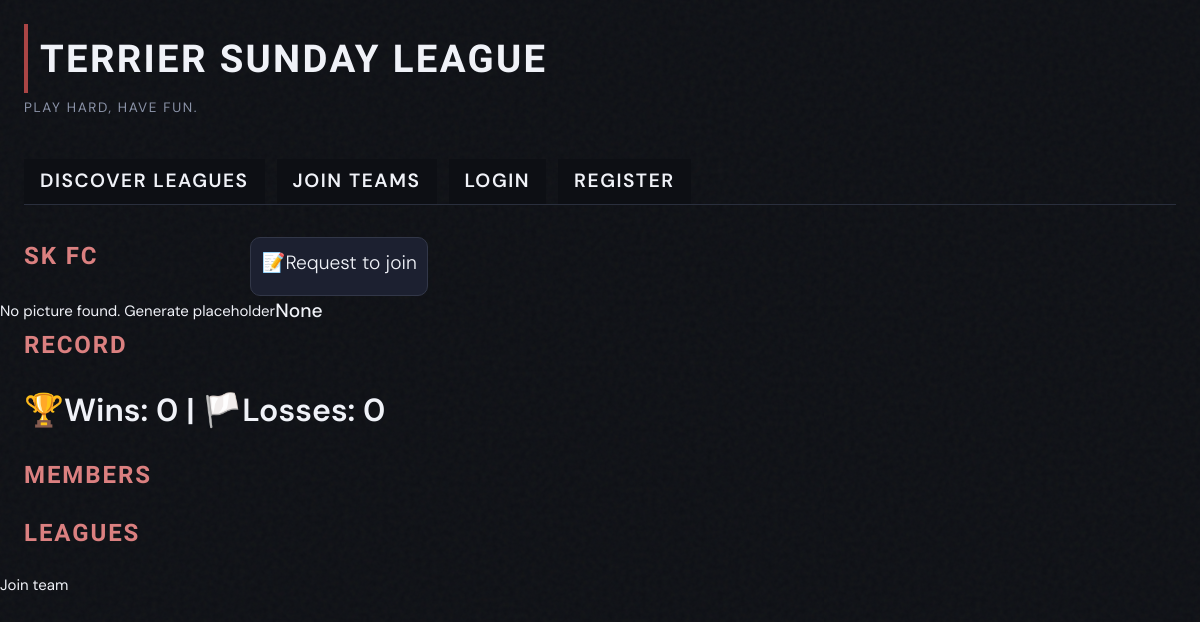
Page /sundayleague/team/15 on the earlier database version.
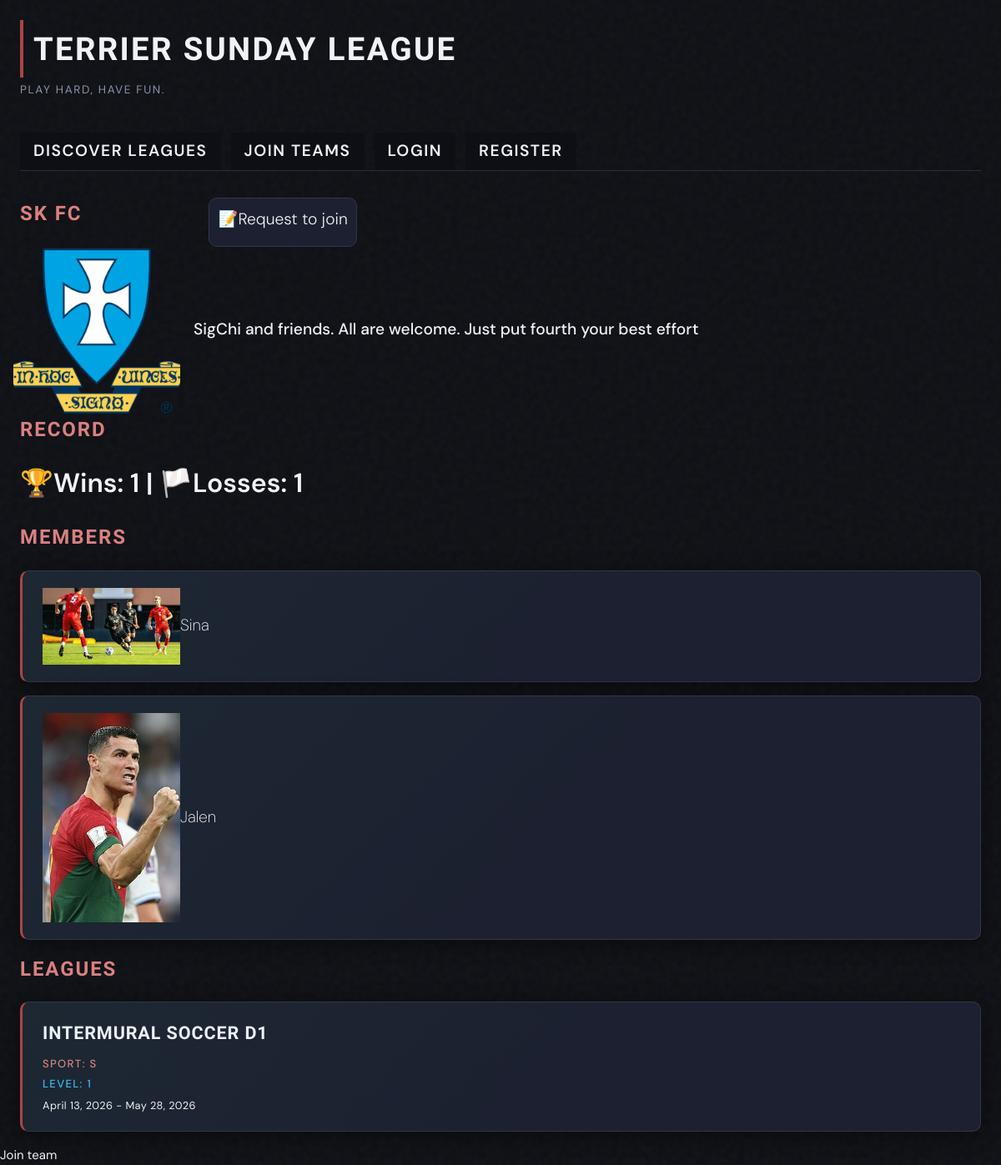
Same page on the later database version.
### SundayLeague/models.py (models this page shows, shortened)
class Team(models.Model):
  team_admin = models.ForeignKey(User, on_delete=models.CASCADE) # Controls team settings and can add new members
  name = models.TextField()
  leagues = models.ManyToManyField(League, related_name="teams")
  picture = models.ImageField(default=None, blank=True, null=True)
  discoverable = models.BooleanField(default=True)
  bio = models.TextField(blank=True, null=True)
  def getTeamMembers(self):
    members = TeamMember.objects.filter(team=self)
    return members
  def getImageUrl(self):
    if self.picture:
      return self.picture.url
    else:
      return ''
  def getWinLosses(self):
    """Takes the list of dictinaries for w/l and grabs the one which belongs to the team calling it"""
    default_dic = {"team": self.name, "wins":0, "losses": 0}
    for league in self.leagues.all():
      wl_dic_list = league.getLeaderboard()
      for item in wl_dic_list:
        if item['team'] == self.name:
          if 'wins' in default_dic and 'losses' in default_dic:
            default_dic['wins'] += item['wins']
            default_dic['losses'] += item['losses']
    return default_dic

class TeamMember(models.Model):
  team = models.ForeignKey(Team, on_delete=models.CASCADE)
  user = models.ForeignKey(User, on_delete=models.CASCADE)
  def getProfile(self):
    profile = SLProfile.objects.get(user=self.user)
    return profile

class SLProfile(models.Model):
  user = models.OneToOneField(User, on_delete=models.CASCADE)
  bio = models.TextField(blank=True)
  profile_picture = models.ImageField()
  def getImageUrl(self):
    if self.profile_picture:
      return self.profile_picture.url
    else:
      return ''

class League(models.Model):
  SPORT_CHOICES = [
        ("BB", "Basketball"),
        ("BM", "Badminton"),
        ("VB", "Volleyball"),
        ("FF", "Flag Football"),
        ("T", "Tennis"),
        ("PP", "Ping Pong"),
        ("S", "Soccer"),
        ("PB", "Pickle Ball"),
        ("SB", "Spike Ball"),
        ("WB", "Wiffle Ball"),
        ("KB", "Kickball"),
    ]
  LEVEL_CHOICES = [
      ("1", "Casual (All, or some team members should be new to this sport)"),
      ("2", "Intermediate (Most team members should be familiar and have experience with this sport)"),
      ("3", "Competitive (Most team members should be familiar and playing to win)"),
  ]
  league_admin = models.ForeignKey(User, on_delete=models.CASCADE) # Controls league settings and can admit teams
  sport_type = models.CharField(blank=False, max_length=2,
                                choices = SPORT_CHOICES
                                )
  is_discoverable = models.BooleanField(default=True)
  max_teams = models.IntegerField(default=10)
  league_name = models.TextField(blank=False, default='Unnamed League')
  season_start = models.DateField()
  season_end = models.DateField()
  level = models.CharField(blank=False, max_length=1,
                           choices=LEVEL_CHOICES)
  bio = models.TextField(blank=True, null=True)
  picture = models.ImageField(blank=True, null=True)
  def getGames(self):
    games = Game.objects.filter(league=self).order_by('time')
    return games
  def getTeams(self):
    return self.teams.all()
  def getLeaderboard(self):
    teams = self.getTeams()
    wins = {}
    losses = {}
    for team in teams:
        wins[team.name] = 0
        losses[team.name] = 0
    games = self.getGames()
    for game in games:
        if game.winner is not None:
            if game.team1.name not in losses:
              losses[game.team1.name] = 0
              wins[game.team1.name] = 0
            if game.team2.name not in losses:
              losses[game.team2.name] = 0
              wins[game.team2.name] = 0
            if game.team1 != game.winner:
                losses[game.team1.name] += 1
                wins[game.team2.name] += 1
            else:
                losses[game.team2.name] += 1
                wins[game.team1.name] += 1
    return [
      {
          "team": team.name,
          "wins": wins[team.name],
          "losses": losses[team.name],
          "pk": team.pk
      }
      for team in teams
    ]

### SundayLeague/views.py (the view)
# urls.py: path('team/<int:pk>', TeamDetail.as_view(), name='detail_team'),
class TeamDetail(DetailView):
  model=Team
  template_name='SundayLeague/detail_team.html'
  context_object_name='team'
  """
  1.Add some logic in models.py to Team to get every TeamMember object associated with a team.
  2. Then we call that function inside the html and for loop thru it

  3. Calculate the team's win/losses through looking at game objects where two teams verse each other. Look at the winner attribute. If they won +1 win, else +1 loss
  """
  def get_context_data(self, **kwargs):
    context = super().get_context_data(**kwargs)
    team = self.object  # already fetched by DetailView
    members = team.getTeamMembers()
    context["members"] = members
    context["record"] = team.getWinLosses()
    user = self.request.user
    context["is_member"] = (
        user.is_authenticated and
        members.filter(user=user).exists()
    )
    return context

### SundayLeague/templates/SundayLeague/detail_team.html (shortened to what this page needs)
{% extends 'SundayLeague/base.html' %}
{% block content %}
  {% if team %}
    <div class="special-row">
    <h2>{{team.name}}</h2>
    {% if not is_member %}
      <div class="admin-toolbar">
          <a href="{% url 'join_team' team.pk %}" class="join-request">📝Request to join</a>
      </div>
    {% endif %}
    </div>
    <div class="game-card-header">
      {% if team.picture %}
        <img src="{{ team.getImageUrl }}" class="team-banner">
      {% else %}
        <p>No picture found. Generate placeholder</p>
      {% endif %}
      <p class="bio">{{team.bio}}</p>
    </div>
  {% endif %}
  <div >
  <h2>Record</h2>
  {% if record %}
    <p class="size-2">🏆Wins: {{record.wins}} | 🏳️Losses: {{record.losses}} </p>
  {% endif %}
  </div>
  <h2>Members</h2>
  {% for member in members %}
    <a href="{% url 'detail_profile' member.getProfile.pk %}">
    <div class="card">
      <div class="game-card-header">
      {% if member.getProfile %}
        <img src="{{member.getProfile.getImageUrl}}" class="user-pfp">
      {% endif %}
      <p class="username">{{member.user.first_name}}</p>
      </div>
    </div>
    </a>
  {% endfor %}
  <h2> Leagues </h2>
  {% for league in team.leagues.all %}
    <a href="{% url 'detail_league' league.pk %}">
      <div class="card">
        <p class="league-title">{{league.league_name}}</p>
        <p class="type-text">Sport: {{league.sport_type}}</p>
        <p class="seriousness">Level: {{league.level}}</p>
        <p class="dates">{{league.season_start}} - {{league.season_end}}</p>
      </div>
    </a>
  {% endfor %}
  <a href="{% url 'join_team' pk=team.pk %}"> Join team </a>
{% endblock %}

Differences in the rows shown:
changed Team "SK FC": getImageUrl: picture added; bio "None" → "SigChi and friends. All are welcome. Just put fourth your best effort"
added TeamMember: getProfile.getImageUrl (picture), user.first_name "Sina"
added TeamMember: getProfile.getImageUrl (picture), user.first_name "Jalen"
now on this page (row edited): League: league_name "INTERMURAL SOCCER D1", sport_type "S", level "1", season_start "April 13, 2026", season_end "May 28, 2026"
Other differences:
{{ record.wins }}: "0" → "1"
{{ record.losses }}: "0" → "1"
text no longer shown: "No picture found. Generate placeholder"
